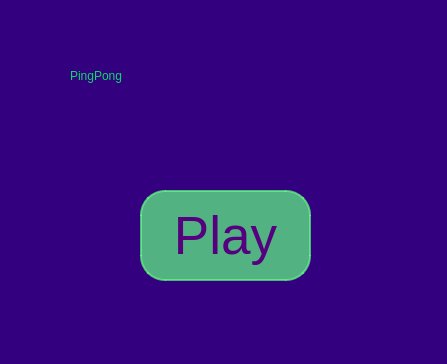
<?xml version="1.0" encoding="UTF-8"?>
<ui version="4.0">
 <class>up</class>
 <widget class="QMainWindow" name="up">
  <property name="geometry">
   <rect>
    <x>0</x>
    <y>0</y>
    <width>447</width>
    <height>364</height>
   </rect>
  </property>
  <property name="cursor">
   <cursorShape>CrossCursor</cursorShape>
  </property>
  <property name="windowTitle">
   <string>PingPong</string>
  </property>
  <property name="styleSheet">
   <string notr="true">background : rgb(51, 0, 128);
</string>
  </property>
  <widget class="QWidget" name="centralwidget">
   <widget class="QPushButton" name="po9">
    <property name="geometry">
     <rect>
      <x>140</x>
      <y>190</y>
      <width>171</width>
      <height>91</height>
     </rect>
    </property>
    <property name="font">
     <font>
      <family>MS Shell Dlg 2</family>
      <pointsize>40</pointsize>
      <weight>9</weight>
      <italic>false</italic>
      <bold>false</bold>
     </font>
    </property>
    <property name="cursor">
     <cursorShape>PointingHandCursor</cursorShape>
    </property>
    <property name="styleSheet">
     <string notr="true">.QPushButton {
background:rgba(98, 255, 129,0.7);
border:2px solid rgba(98, 255, 129,0.7) ;
   border-radius: 25px;
	font: 75 40pt &quot;MS Shell Dlg 2&quot;;
 color:rgb(85, 0, 127)

}
.QPushButton:hover {
background:rgba(98, 255, 129,1);

}</string>
    </property>
    <property name="text">
     <string>Play</string>
    </property>
   </widget>
   <widget class="QLabel" name="label">
    <property name="geometry">
     <rect>
      <x>70</x>
      <y>10</y>
      <width>351</width>
      <height>131</height>
     </rect>
    </property>
    <property name="styleSheet">
     <string notr="true">color: rgb(12, 216, 107);
font: 87 48pt &quot;Segoe UI Black&quot;;
border:none;
</string>
    </property>
    <property name="text">
     <string>PingPong</string>
    </property>
   </widget>
  </widget>
 </widget>
 <resources/>
 <connections/>
</ui>
